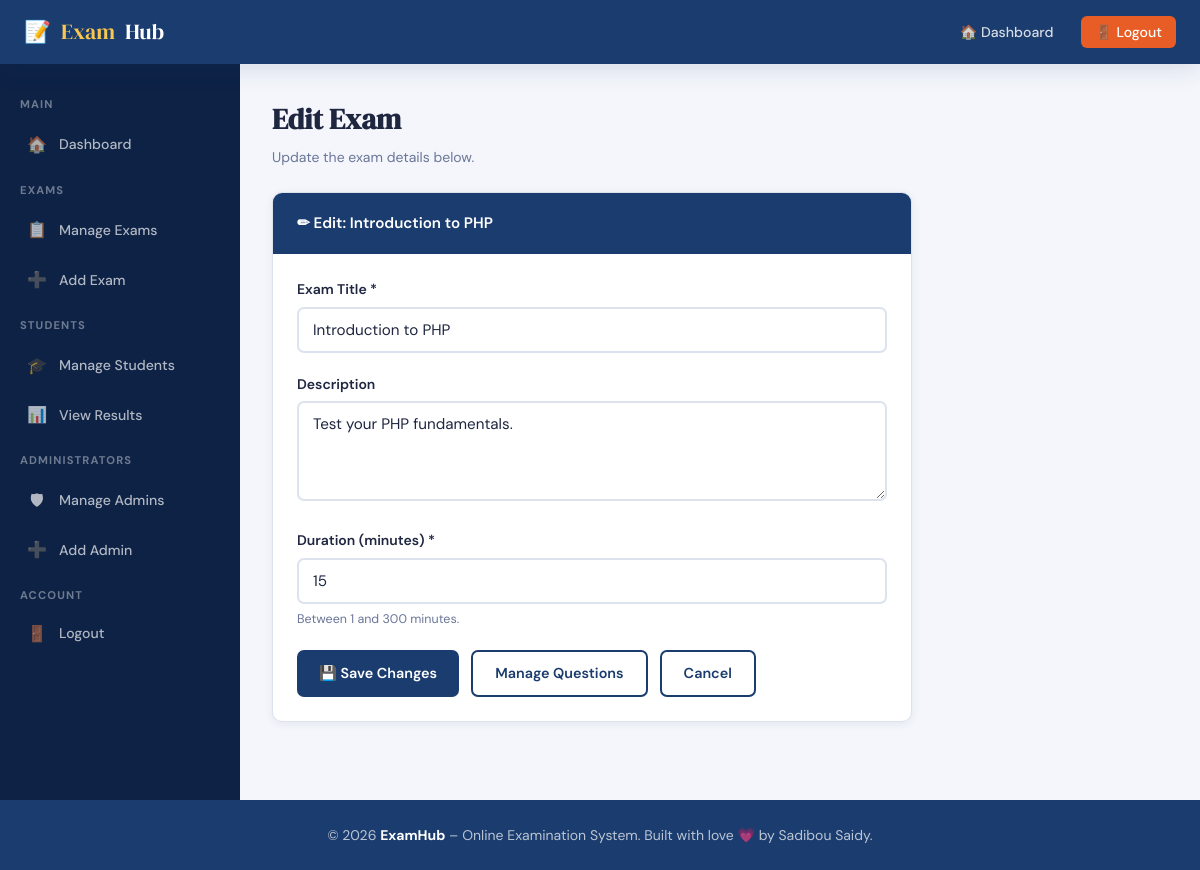
/admin/edit_exam.php?id=2 (signed in), run on the app's committed database.
### tables this page shows
CREATE TABLE IF NOT EXISTS exams (
    exam_id     INT UNSIGNED AUTO_INCREMENT PRIMARY KEY,
    title       VARCHAR(200) NOT NULL,
    description TEXT,
    duration    SMALLINT UNSIGNED NOT NULL DEFAULT 30,
    created_at  TIMESTAMP DEFAULT CURRENT_TIMESTAMP,
    INDEX idx_exams_created (created_at)
);

### app/Controllers/Admin/ExamController.php (called while the page is built, shortened)
<?php
final class ExamController
{
    public function edit(): void
    {
        $exam = $this->requireExam();
        $this->renderForm($exam);
    }
    private function requireExam(): array
    {
        $examId = Request::id('id') ?: Request::id('exam_id');
        $exam   = $examId > 0 ? $this->exams->find($examId) : null;
        return $exam;
    }
    private function renderForm(?array $exam, array $errors = [], array $old = []): void
    {
        View::render('admin/exam_form', [
            'pageTitle'   => $exam === null ? 'Add New Exam' : 'Edit Exam',
            'role'        => 'admin',
            'exam'        => $exam,
            'errors'      => $errors,
            'old'         => $old,
            'maxDuration' => (int) Config::get('exam.max_duration', 300),
        ], 'layouts/admin');
    }
}

### admin/edit_exam.php (called while the page is built, shortened)
<?php
$controller = new ExamController();
Request::isPost() ? $controller->update() : $controller->edit();

### app/Core/Config.php (called while the page is built, shortened)
<?php
final class Config
{
    private static array $items = [];
    public static function set(array $items): void
    {
        self::$items = $items;
    }
    public static function get(string $key, mixed $default = null): mixed
    {
        $value = self::$items;
        foreach (explode('.', $key) as $segment) {
            $value = $value[$segment];
        }
        return $value;
    }
}

### app/Core/Database.php (called while the page is built, shortened)
<?php
final class Database
{
    private static ?PDO $pdo = null;
    public static function connection(): PDO
    {
        $dsn = sprintf(
            'mysql:host=%s;port=%d;dbname=%s;charset=%s',
            Config::get('db.host'),
            Config::get('db.port'),
            Config::get('db.name'),
            Config::get('db.charset')
        );
        try {
            self::$pdo = new PDO(
                $dsn,
                (string) Config::get('db.user'),
                (string) Config::get('db.password'),
                [
                    PDO::ATTR_ERRMODE            => PDO::ERRMODE_EXCEPTION,
                    PDO::ATTR_DEFAULT_FETCH_MODE => PDO::FETCH_ASSOC,
                    PDO::ATTR_EMULATE_PREPARES   => false,
                ]
            );
        } catch (PDOException $e) {
            throw new RuntimeException('Database connection failed.', 0, $e);
        }
        return self::$pdo;
    }
    public static function run(string $sql, array $params = []): PDOStatement
    {
        $statement = self::connection()->prepare($sql);
        $statement->execute($params);
        return $statement;
    }
    public static function fetch(string $sql, array $params = []): ?array
    {
        $row = self::run($sql, $params)->fetch();
        return $row === false ? null : $row;
    }
}

### app/Repositories/ExamRepository.php (called while the page is built, shortened)
<?php
final class ExamRepository
{
    public function find(int $examId): ?array
    {
        return Database::fetch(
            'SELECT exam_id, title, description, duration, created_at FROM exams WHERE exam_id = ?',
            [$examId]
        );
    }
}

### app/Helpers/functions.php (called while the page is built, shortened)
<?php
if (!function_exists('e')) {
    function e(mixed $value): string
    {
        return htmlspecialchars((string) $value, ENT_QUOTES | ENT_SUBSTITUTE, 'UTF-8');
    }
}
if (!function_exists('url')) {
    function url(string $path = '/'): string
    {
        return Url::to($path);
    }
}

### app/Core/Url.php (called while the page is built, shortened)
<?php
final class Url
{
    private static ?string $basePath = null;
    public static function to(string $path = '/'): string
    {
        $path = '/' . ltrim($path, '/');
        $configured = (string) Config::get('app.url', '');
        $base = self::basePath();
        return $base === '' ? $path : $base . $path;
    }
    public static function basePath(): string
    {
        if (self::$basePath !== null) {
            return self::$basePath;
        }
        $scriptName = str_replace(DIRECTORY_SEPARATOR, '/', (string) ($_SERVER['SCRIPT_NAME'] ?? ''));
        $scriptFile = str_replace(DIRECTORY_SEPARATOR, '/', (string) ($_SERVER['SCRIPT_FILENAME'] ?? ''));
        $root       = str_replace(DIRECTORY_SEPARATOR, '/', (string) Config::get('paths.root', ''));
        $scriptDirUrl = rtrim(dirname($scriptName), '/');
        $scriptDirFs  = rtrim(dirname($scriptFile), '/');
        $depth = 0;
        if ($root !== '' && str_starts_with($scriptDirFs . '/', $root . '/')) {
            $relative = trim(substr($scriptDirFs, strlen($root)), '/');
            $depth    = $relative === '' ? 0 : count(explode('/', $relative));
        }
        $segments = array_values(array_filter(explode('/', $scriptDirUrl), static function ($s) {
            return $s !== '';
        }));
        if ($depth > 0) {
            $segments = array_slice($segments, 0, max(0, count($segments) - $depth));
        }
        self::$basePath = $segments === [] ? '' : '/' . implode('/', $segments);
        return self::$basePath;
    }
}

### app/Views/admin/exam_form.php (the view, shortened to what this page needs)
<?php
$isEdit = $exam !== null;
$value  = static fn (string $key, mixed $fallback = '') => (string) ($old[$key] ?? ($isEdit ? $exam[$key] : $fallback));
?>
<div class="page-heading">
  <h2><?= $isEdit ? 'Edit Exam' : 'Add New Exam' ?></h2>
  <p class="text-muted">
    <?= $isEdit ? 'Update the exam details below.' : 'Fill in the details below to create a new examination.' ?>
  </p>
</div>
<div class="card card-narrow">
  <div class="card-header">
    <?= $isEdit ? '&#9999; Edit: ' . e($exam['title']) : '&#128203; Exam Details' ?>
  </div>
  <div class="card-body">
    <form method="POST" novalidate>
      <div class="form-group">
        <label for="title">Exam Title *</label>
        <input type="text" id="title" name="title" class="form-control"
               placeholder="e.g. Introduction to Python" value="<?= e($value('title')) ?>" required>
      </div>
      <div class="form-group">
        <label for="description">Description</label>
        <textarea id="description" name="description" class="form-control"
                  placeholder="Brief description of this exam (optional)"><?= e($value('description')) ?></textarea>
      </div>
      <div class="form-group">
        <label for="duration">Duration (minutes) *</label>
        <input type="number" id="duration" name="duration" class="form-control"
               min="1" max="<?= (int) $maxDuration ?>" placeholder="30"
               value="<?= e($value('duration', '30')) ?>" required>
        <small class="form-hint">Between 1 and <?= (int) $maxDuration ?> minutes.</small>
      </div>
      <div class="form-actions">
        <button type="submit" class="btn btn-primary">
          <?= $isEdit ? '&#128190; Save Changes' : '&#128190; Save &amp; Add Questions &rarr;' ?>
        </button>
        <?php if ($isEdit): ?>
          <a href="<?= e(url('/admin/questions.php?exam_id=' . (int) $exam['exam_id'])) ?>"
             class="btn btn-outline">Manage Questions</a>
        <?php endif; ?>
        <a href="<?= e(url('/admin/exams.php')) ?>" class="btn btn-outline">Cancel</a>
      </div>
    </form>
  </div>
</div>

### public/assets/css/style.css (style rules this page uses)
:root { --clr-primary: #1a3c6e; --clr-accent: #e85d26; --clr-success: #2d9c4b; --clr-danger: #c0392b; --clr-warning: #e67e22; --clr-bg: #f4f6fb; --clr-card: #ffffff; --clr-border: #dde2ef; --clr-text: #1e2640; --clr-muted: #6b7698; --radius: 10px; --shadow-sm: 0 2px 8px rgba(26,60,110,.08); --shadow-md: 0 6px 24px rgba(26,60,110,.12); --shadow-lg: 0 16px 48px rgba(26,60,110,.18); --transition: .22s cubic-bezier(.4,0,.2,1); --font-display: 'DM Serif Display', serif; --font-body: 'DM Sans', sans-serif; }
*, *::before, *::after { box-sizing: border-box; margin: 0; padding: 0; }
html { scroll-behavior: smooth; }
body { font-family: var(--font-body); background: var(--clr-bg); color: var(--clr-text); min-height: 100vh; line-height: 1.6; }
a { color: var(--clr-primary); text-decoration: none; transition: color var(--transition); }
.text-muted { color: var(--clr-muted); font-size: .875rem; }
.card { background: var(--clr-card); border-radius: var(--radius); box-shadow: var(--shadow-sm); border: 1px solid var(--clr-border); overflow: hidden; }
.card-header { background: var(--clr-primary); color: #fff; padding: 18px 24px; font-weight: 600; font-size: .95rem; display: flex; align-items: center; gap: 10px; }
.card-body { padding: 24px; }
.btn { display: inline-flex; align-items: center; gap: 7px; padding: 10px 22px; border-radius: 7px; font-family: var(--font-body); font-size: .9rem; font-weight: 600; border: none; cursor: pointer; transition: background var(--transition), transform var(--transition), box-shadow var(--transition); text-decoration: none; }
.btn-primary { background: var(--clr-primary); color: #fff; }
.btn-outline { background: transparent; color: var(--clr-primary); border: 2px solid var(--clr-primary); }
.form-group { margin-bottom: 1.25rem; }
.form-group label { display: block; font-weight: 600; font-size: .875rem; margin-bottom: .4rem; color: var(--clr-text); }
.form-control { width: 100%; padding: 11px 14px; border: 2px solid var(--clr-border); border-radius: 7px; font-family: var(--font-body); font-size: .95rem; color: var(--clr-text); background: #fff; transition: border-color var(--transition), box-shadow var(--transition); outline: none; }
textarea.form-control { resize: vertical; min-height: 100px; }
.sidebar-menu .menu-icon { font-size: 1rem; width: 20px; text-align: center; }
.page-heading { margin-bottom: 24px; }
.page-heading h2 { font-family: var(--font-display); font-size: 1.8rem; margin-bottom: 4px; }
.form-actions { display: flex; gap: 12px; flex-wrap: wrap; }
.card-narrow { max-width: 640px; }
.form-hint { display: block; margin-top: 6px; font-size: .78rem; color: var(--clr-muted); }

### data on the page
exams: title "Introduction to PHP", description "Test your PHP fundamentals.", duration "15"

### other printed values
$label "🚪 Logout 🚪 Logout"
$heading "MAIN"
$icon "🏠"
$label "Dashboard"
$heading "EXAMS"
$icon "📋"
$label "Manage Exams"
$icon "➕"
$label "Add Exam"
$heading "STUDENTS"
$icon "🎓"
$label "Manage Students"
$icon "📊"
$label "View Results"
$heading "ADMINISTRATORS"
